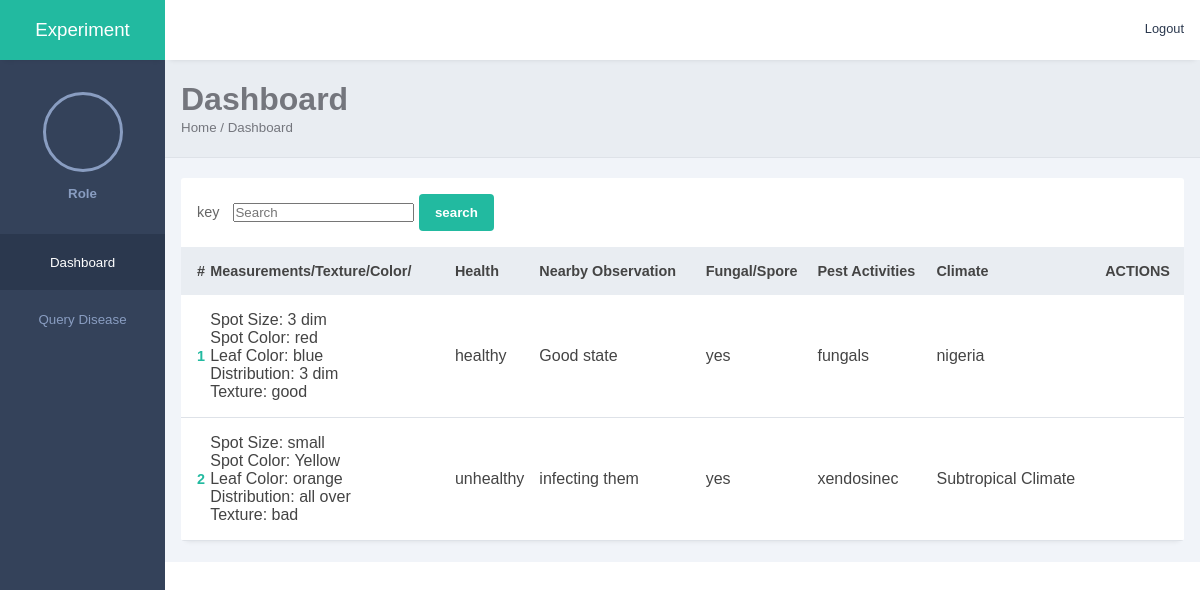
/disease, run on the app's committed database.
### disease/models.py (models this page shows)
class Tomatoes(Model):
    variety = CharField(max_length=30)
    name = CharField(max_length=30)
    age = CharField(max_length=4)
    climate = CharField(max_length=50)
    color = CharField(max_length=10)
    spot_size = CharField(max_length=10)
    spot_color = CharField(max_length=20)
    spot_dist = CharField(max_length=100)
    leaf_texture = CharField(max_length=100)
    overall_health = CharField(max_length=255)
    nearby_plant_observations = CharField(max_length=200)
    spore_fungal = CharField(max_length=5)  # yes or no
    onset_time = CharField(max_length=5)
    recent_pest_activities = CharField(max_length=255)
    disease_history = CharField(max_length=200)
    diagnosis = CharField(max_length=200)
    created_at = DateTimeField(auto_now_add=True)

### disease/views.py (the view)
# urls.py: path('', TomatoesListView.as_view(), name='list-tomatoes'),
class TomatoesListView(SearchMixin, ListView):
    model = Tomatoes
    template_name = 'pages/disease_list.html'
    context_object_name = 'tomatoes'
    paginate_by = 100  # Set the number of items per page
    def get_context_data(self, **kwargs):
        context = super().get_context_data(**kwargs)
        context['search_query'] = self.request.GET.get('q', '')
        return context

### disease/views.py (called while the page is built, shortened)
    def get_queryset(self):
        queryset = super().get_queryset()
        search_query = self.request.GET.get('q')
        return queryset

### templates/pages/disease_list.html (shortened to what this page needs)
{% load static %}
<!DOCTYPE html>
<html lang="en">
<head>
    {% include "../includes/meta.html" %}
</head>
<body>
    <div class="sidebar">
        <div class="side-header">
            <h3>E<span>xperiment</span></h3>
        </div>
        <div class="side-content">
            <div class="profile">
                <div class="profile-img bg-img" style="background-image: url(img/3.jpeg)"></div>
                <small>Role</small>
            </div>
            {% include "../includes/sidebar.html" %}
        </div>
    </div>
    <div class="main-content">
        {% include "../includes/header.html" %}
        <main>
            <div class="page-header">
                <h1>Dashboard</h1>
                <small>Home / Dashboard</small>
            </div>
            <div class="page-content">
                <div class="records table-responsive">
                    <div class="record-header">
                        <div class="add">
                            <form  method="GET">
                                <span>key</span>
                                <input type="search" placeholder="Search" name='q' class="record-search">
                                <button>search</button>
                            </form>
                        </div>
                    </div>
                    <div>
                        <table width="100%">
                            {% if tomatoes %}
                            <thead>
                                <tr>
                                    <th>#</th>
                                    <th> Measurements/Texture/Color/ </th>
                                    <th> Health</th>
                                    <th> Nearby Observation</th>
                                    <th> Fungal/Spore</th>
                                    <th> Pest Activities</th>
                                    <th> Climate</th>
                                    <th> ACTIONS</th>
                                </tr>
                            </thead>
                            <tbody>
                                {% for tomato in tomatoes %}
                                <tr>
                                    <td>{{tomato.id}}</td>
                                    <td>
                                        Spot Size: {{tomato.spot_size}} <br/>
                                        Spot Color: {{tomato.spot_color}} <br/>
                                        Leaf Color: {{tomato.color}} <br/>
                                        Distribution: {{tomato.spot_dist}} <br/>
                                        Texture: {{tomato.leaf_texture}} <br/>
                                    </td>
                                    <td>
                                        {{tomato.overall_health}}
                                    </td>
                                    <td>
                                        {{tomato.nearby_plant_observations}}
                                    </td>
                                    <td>
                                        {{tomato.spore_fungal}}
                                    </td>
                                    <td>
                                        {{tomato.recent_pest_activities}}
                                    </td>
                                    <td>
                                        {{tomato.climate}}
                                    </td>
                                    <td>
                                        <div class="actions">
                                        </div>
                                    </td>
                                </tr>
                                {% endfor %}
                            </tbody>
                            {% else %}
                                <p>No results found.</p>
                            {% endif %}
                        </table>
                    </div>
                </div>
            </div>
        </main>
    </div>
</body>
</html>

### templates/includes/meta.html (shortened to what this page needs)
{% load static %}
<link rel="stylesheet" href="{% static 'style.css' %}">
<link rel="stylesheet" href="https://maxst.icons8.com/vue-static/landings/line-awesome/line-awesome/1.3.0/css/line-awesome.min.css">

### templates/includes/sidebar.html (shortened to what this page needs)
<div class="side-menu">
    <ul>
        <li>
           <a  href="{% url 'home' %}" class="active">
                <small>Dashboard</small>
            </a>
        </li>
        <li>
           <a href="{% url 'multi-field-search-tomatoes' %}">
                <small>Query Disease</small>
            </a>
        </li>
    </ul>
</div>

### templates/includes/header.html (shortened to what this page needs)
<header>
    <div class="header-content">
        <div class="header-menu">
            <div class="user">
                <div class="bg-img" style="background-image: url(img/1.jpeg)"></div>
                <a href="{% url 'logout' %}">
                    <span>Logout</span>
                </a>
            </div>
        </div>
    </div>
</header>

### static/style.css (style rules this page uses)
:root { --main-color: #22BAA0; --color-dark: #34425A; --text-grey: #B0B0B0; }
* { margin: 0; padding: 0; text-decoration: none; list-style-type: none; box-sizing: border-box; font-family: 'Merriweather', sans-serif; }
.sidebar { position: fixed; height: 100%; width: 165px; left: 0; bottom: 0; top: 0; z-index: 100; background: var(--color-dark); transition: left 300ms; }
.side-header { box-shadow: 0px 5px 5px -5px rgb(0 0 0 /10%); background: var(--main-color); height: 60px; display: flex; justify-content: center; align-items: center; }
.side-header h3, side-head span { color: #fff; font-weight: 400; }
.side-content { height: calc(100vh - 60px); overflow: auto; }
.profile { text-align: center; padding: 2rem 0rem; }
.bg-img { background-repeat: no-repeat; background-size: cover; border-radius: 50%; background-size: cover; }
.profile-img { height: 80px; width: 80px; display: inline-block; margin: 0 auto .5rem auto; border: 3px solid #899DC1; }
.profile small { color: #899DC1; font-weight: 600; }
.side-menu ul { text-align: center; }
.side-menu a { display: block; padding: 1.2rem 0rem; }
.side-menu a.active { background: #2B384E; }
.side-menu a.active span, .side-menu a.active small { color: #fff; }
.side-menu a span, .side-menu a small { color: #899DC1; }
.main-content { margin-left: 165px; width: calc(100% - 165px); transition: margin-left 300ms; }
header { position: fixed; right: 0; top: 0; left: 165px; z-index: 100; height: 60px; box-shadow: 0px 5px 5px -5px rgb(0 0 0 /10%); background: #fff; transition: left 300ms; }
.header-content, .header-menu { display: flex; align-items: center; }
.header-content { justify-content: space-between; padding: 0rem 1rem; }
.header-menu { justify-content: flex-end; padding-top: .5rem; }
.user { display: flex; align-items: center; }
.user div, .client-img { height: 40px; width: 40px; margin-right: 1rem; }
.user span:last-child { display: inline-block; margin-left: .3rem; font-size: .8rem; color: #2B384E; }
main { margin-top: 60px; }
.page-header { padding: 1.3rem 1rem; background: #E9edf2; border-bottom: 1px solid #dee2e8; }
.page-header h1, .page-header small { color: #74767d; }
.page-content { padding: 1.3rem 1rem; background: #f1f4f9; }
.records { box-shadow: 0px 5px 5px -5px rgb(0 0 0 / 10%); background: #fff; border-radius: 3px; }
.record-header { padding: 1rem; display: flex; justify-content: space-between; align-items: center; }
.add, .browse { display: flex; align-items: center; }
.add span { display: inline-block; margin-right: .6rem; font-size: .9rem; color: #666; }
input, button, select { outline: none; }
.add button { background: var(--main-color); color: #fff; height: 37px; border-radius: 4px; padding: 0rem 1rem; border: none; font-weight: 600; }
.table-responsive { width: 100%; overflow: auto; }
table { border-collapse: collapse; }
table thead tr { background: #e9edf2; }
table thead th { padding: 1rem 0rem; text-align: left; color: #444; font-size: .9rem; }
table thead th:first-child { padding-left: 1rem; }
table tbody td { padding: 1rem 0rem; color: #444; }
table tbody td:first-child { padding-left: 1rem; color: var(--main-color); font-weight: 600; font-size: .9rem; }
table tbody tr { border-bottom: 1px solid #dee2e8; }

### data on the page
Tomatoes: id "1", spot_size "3 dim", spot_color "red", color "blue", spot_dist "3 dim", leaf_texture "good", overall_health "healthy", nearby_plant_observations "Good state", spore_fungal "yes", recent_pest_activities "fungals", climate "nigeria"
Tomatoes: id "2", spot_size "small", spot_color "Yellow", color "orange", spot_dist "all over", leaf_texture "bad", overall_health "unhealthy", nearby_plant_observations "infecting them", spore_fungal "yes", recent_pest_activities "xendosinec", climate "Subtropical Climate"
